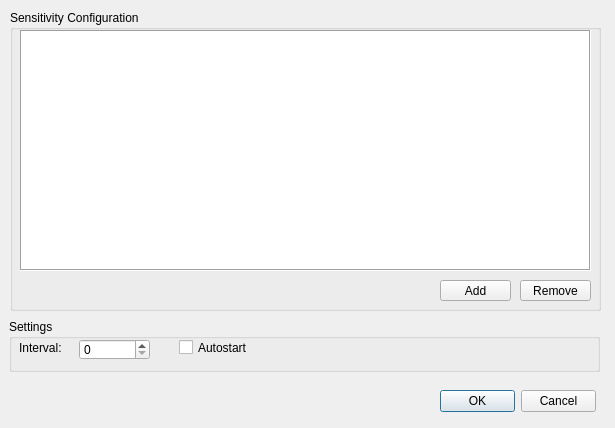
<?xml version="1.0" encoding="UTF-8"?>
<ui version="4.0">
 <class>MainWindow</class>
 <widget class="QMainWindow" name="MainWindow">
  <property name="geometry">
   <rect>
    <x>0</x>
    <y>0</y>
    <width>615</width>
    <height>428</height>
   </rect>
  </property>
  <property name="sizePolicy">
   <sizepolicy hsizetype="Fixed" vsizetype="Fixed">
    <horstretch>0</horstretch>
    <verstretch>0</verstretch>
   </sizepolicy>
  </property>
  <property name="windowTitle">
   <string notr="true">mousesens</string>
  </property>
  <widget class="QWidget" name="centralWidget">
   <widget class="QGroupBox" name="groupBox">
    <property name="geometry">
     <rect>
      <x>10</x>
      <y>10</y>
      <width>591</width>
      <height>301</height>
     </rect>
    </property>
    <property name="title">
     <string>Sensitivity Configuration</string>
    </property>
    <property name="flat">
     <bool>false</bool>
    </property>
    <property name="checkable">
     <bool>false</bool>
    </property>
    <widget class="QTableWidget" name="tableWidget">
     <property name="geometry">
      <rect>
       <x>10</x>
       <y>20</y>
       <width>571</width>
       <height>241</height>
      </rect>
     </property>
     <property name="frameShape">
      <enum>QFrame::Box</enum>
     </property>
     <property name="showGrid">
      <bool>true</bool>
     </property>
     <property name="gridStyle">
      <enum>Qt::DotLine</enum>
     </property>
     <property name="sortingEnabled">
      <bool>true</bool>
     </property>
     <property name="wordWrap">
      <bool>false</bool>
     </property>
     <property name="cornerButtonEnabled">
      <bool>false</bool>
     </property>
    </widget>
    <widget class="QPushButton" name="pushButton">
     <property name="geometry">
      <rect>
       <x>430</x>
       <y>270</y>
       <width>71</width>
       <height>21</height>
      </rect>
     </property>
     <property name="text">
      <string>Add</string>
     </property>
    </widget>
    <widget class="QPushButton" name="pushButton_2">
     <property name="geometry">
      <rect>
       <x>510</x>
       <y>270</y>
       <width>71</width>
       <height>21</height>
      </rect>
     </property>
     <property name="text">
      <string>Remove</string>
     </property>
    </widget>
   </widget>
   <widget class="QGroupBox" name="groupBox_2">
    <property name="geometry">
     <rect>
      <x>9</x>
      <y>319</y>
      <width>591</width>
      <height>53</height>
     </rect>
    </property>
    <property name="title">
     <string>Settings</string>
    </property>
    <widget class="QCheckBox" name="checkBox">
     <property name="geometry">
      <rect>
       <x>170</x>
       <y>20</y>
       <width>69</width>
       <height>17</height>
      </rect>
     </property>
     <property name="text">
      <string>Autostart</string>
     </property>
    </widget>
    <widget class="QSpinBox" name="spinBox">
     <property name="geometry">
      <rect>
       <x>70</x>
       <y>20</y>
       <width>71</width>
       <height>21</height>
      </rect>
     </property>
    </widget>
    <widget class="QLabel" name="label">
     <property name="geometry">
      <rect>
       <x>10</x>
       <y>19</y>
       <width>51</width>
       <height>20</height>
      </rect>
     </property>
     <property name="text">
      <string>Interval:</string>
     </property>
    </widget>
   </widget>
   <widget class="QDialogButtonBox" name="buttonBox">
    <property name="geometry">
     <rect>
      <x>440</x>
      <y>390</y>
      <width>156</width>
      <height>23</height>
     </rect>
    </property>
    <property name="standardButtons">
     <set>QDialogButtonBox::Cancel|QDialogButtonBox::Ok</set>
    </property>
   </widget>
  </widget>
 </widget>
 <layoutdefault spacing="6" margin="11"/>
 <resources/>
 <connections/>
</ui>
